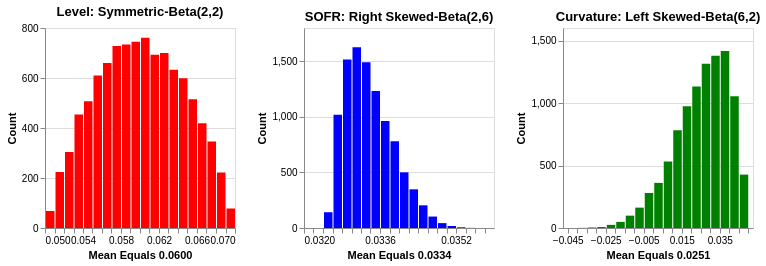

Source (notebook cell):
### Markdown cell above
Now that our standard $[0, 1]$ beta outputs are translated into real-world interest rate boundaries, we can visualize the results. This final step reveals exactly how our specific macro views—injected via the skewness of the Beta distributions—reshape our simulated paths. By altering the shape parameters, we effectively force the simulation to "believe" that certain curve environments are more likely than others.

### Code cell
def create_chart(data, title, x_min, x_max, color):
    # Calculate the mean dynamically from the dataset
    mean_val = data['value'].mean()
    # Format the x-axis label
    x_label = f"Mean Equals {mean_val:.4f}"

    return alt.Chart(data).mark_bar(color=color).encode(
        alt.X('value:Q',
              bin=alt.Bin(maxbins=30, extent=[x_min, x_max]),
              scale=alt.Scale(domain=[x_min, x_max]),
              title=x_label),  # Use the dynamically created label
        alt.Y('count()', title='Count')
    ).properties(
        width=190,
        height=200,
        title=title
    )

# visualizing our views
df1 = pd.DataFrame({'value': level, 'distribution': 'Beta(2,2)'})
df2 = pd.DataFrame({'value': sofr, 'distribution': 'Beta(2,6)'})
df3 = pd.DataFrame({'value': curvature, 'distribution': 'Beta(6,2)'})
alt.data_transformers.disable_max_rows()

# a symmetric bell-like shape with equal probability of up and down
chart1 = create_chart(df1, 'Level: Symmetric-Beta(2,2)',
                      x_min=0.05, x_max=0.07,
                      color='red')

# probabiity is concentrated around the lower bound
chart2 = create_chart(df2, 'SOFR: Right Skewed-Beta(2,6)',
                      x_min=0.032,
                      x_max=0.036,
                      color='blue')

# expectation is for a bulge in rates
chart3 = create_chart(df3, 'Curvature: Left Skewed-Beta(6,2)',
                      x_min=-0.0475,
                      x_max=0.0525,
                      color='green')

# concatenate charts and display them
simulated_results = alt.hconcat(chart1, chart2, chart3).resolve_scale(y='independent')
simulated_results.save('beta_histograms_mean_xlabel.json')
display(simulated_results)

### Figure 1 — Vega-Lite specification as saved in the notebook (floating-point values rounded to 4 significant figures; data arrays with more than 128 entries replaced by an {"elided": "..."} marker saying what was removed)
{"config": {"view": {"continuousWidth": 300, "continuousHeight": 300}}, "hconcat": [{"data": {"name": "data-f75104de02d98628fcb0b2dc2c284653"}, "mark": {"type": "bar", "color": "red"}, "encoding": {"x": {"bin": {"extent": [0.05, 0.07], "maxbins": 30}, "field": "value", "scale": {"domain": [0.05, 0.07]}, "title": "Mean Equals 0.0600", "type": "quantitative"}, "y": {"aggregate": "count", "title": "Count", "type": "quantitative"}}, "height": 200, "title": "Level: Symmetric-Beta(2,2)", "width": 190}, {"data": {"name": "data-2d992ef118efb2513fa46bfb34173696"}, "mark": {"type": "bar", "color": "blue"}, "encoding": {"x": {"bin": {"extent": [0.032, 0.036], "maxbins": 30}, "field": "value", "scale": {"domain": [0.032, 0.036]}, "title": "Mean Equals 0.0334", "type": "quantitative"}, "y": {"aggregate": "count", "title": "Count", "type": "quantitative"}}, "height": 200, "title": "SOFR: Right Skewed-Beta(2,6)", "width": 190}, {"data": {"name": "data-fda63440a56b9633a46c6b13fe4be53c"}, "mark": {"type": "bar", "color": "green"}, "encoding": {"x": {"bin": {"extent": [-0.0475, 0.0525], "maxbins": 30}, "field": "value", "scale": {"domain": [-0.0475, 0.0525]}, "title": "Mean Equals 0.0251", "type": "quantitative"}, "y": {"aggregate": "count", "title": "Count", "type": "quantitative"}}, "height": 200, "title": "Curvature: Left Skewed-Beta(6,2)", "width": 190}], "resolve": {"scale": {"y": "independent"}}, "$schema": "https://vega.github.io/schema/vega-lite/v6.4.1.json", "datasets": {"data-f75104de02d98628fcb0b2dc2c284653": {"elided": "10000 records"}, "data-2d992ef118efb2513fa46bfb34173696": {"elided": "10000 records"}, "data-fda63440a56b9633a46c6b13fe4be53c": {"elided": "10000 records"}}}
